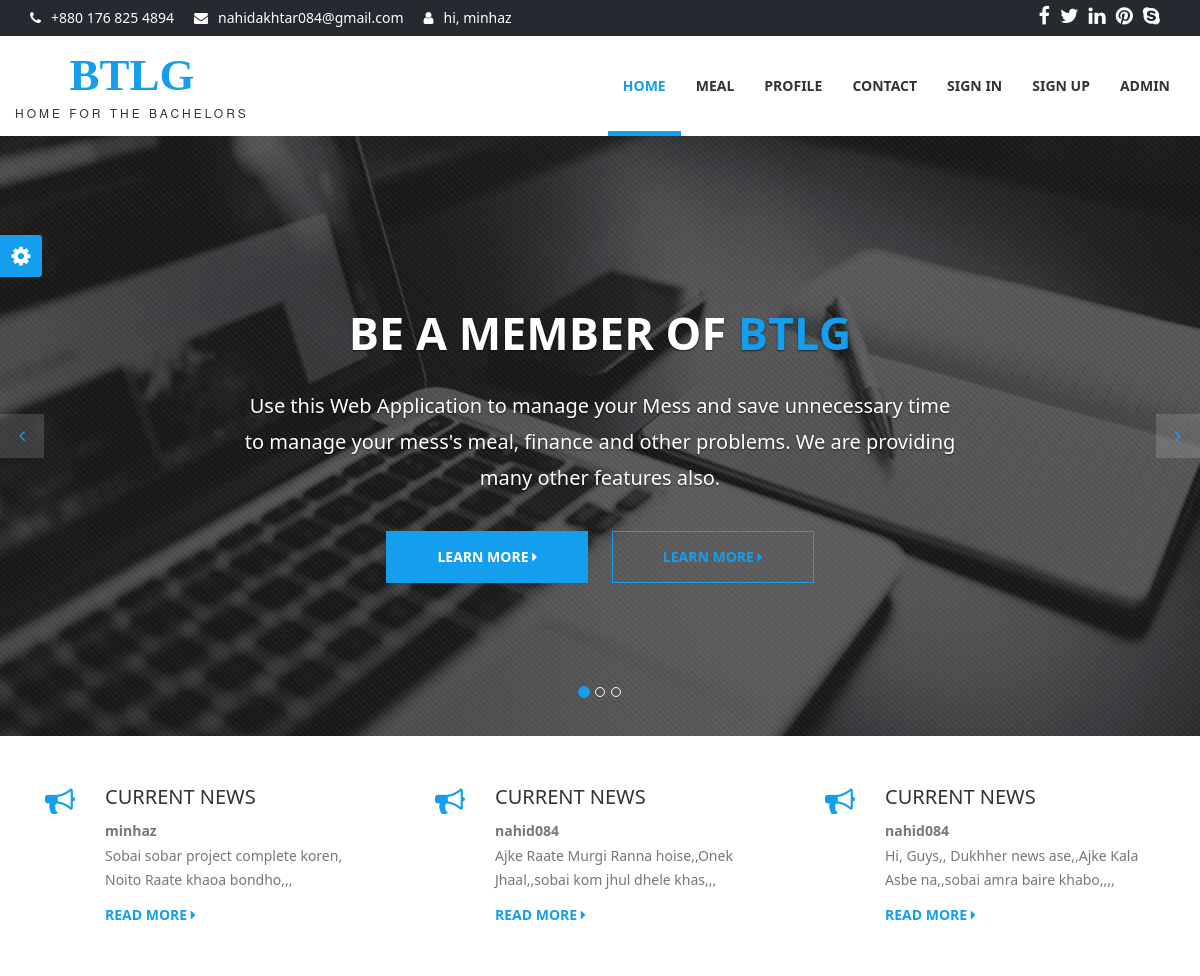
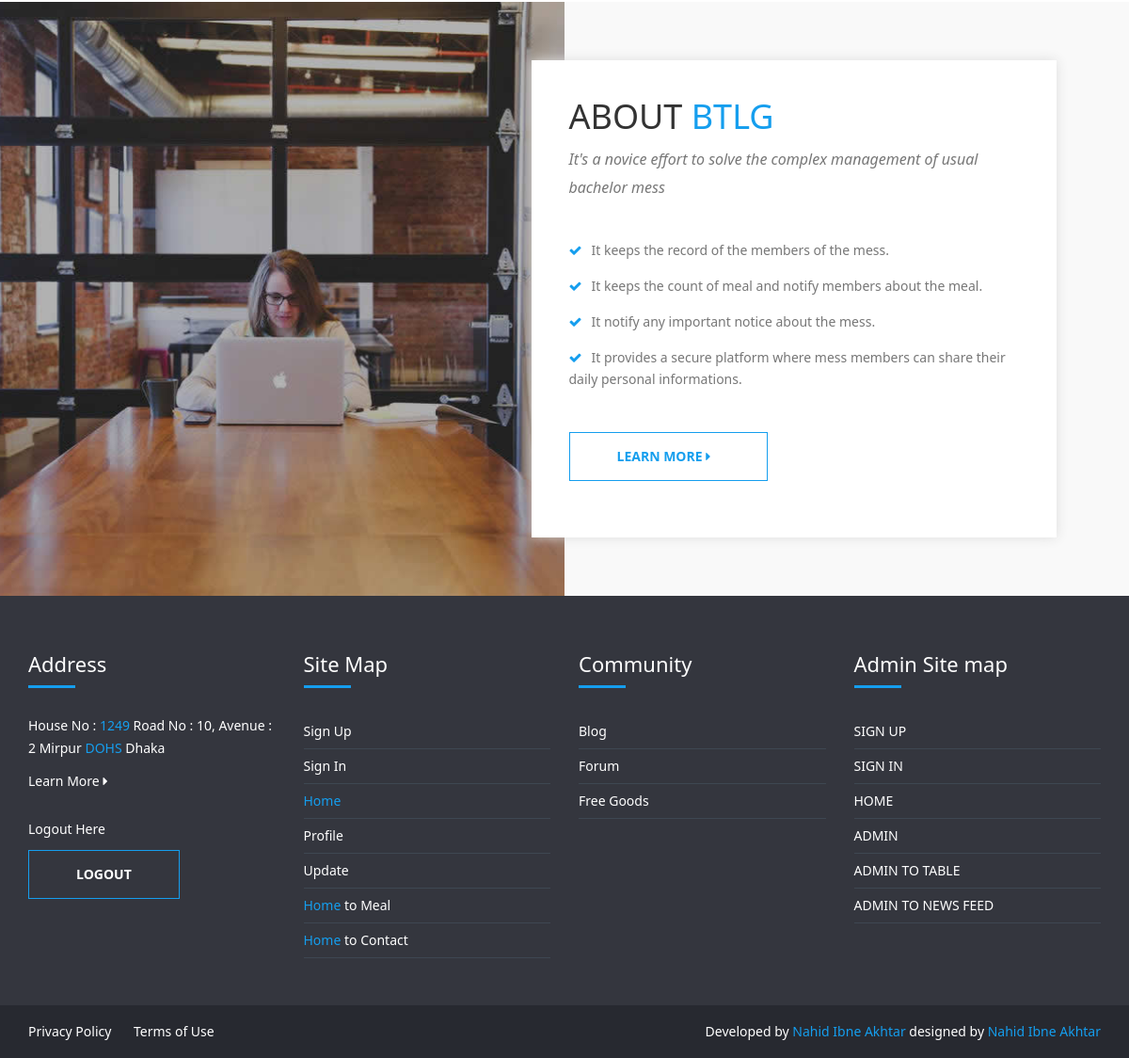
Page /index.php (signed in) on the committed database (2 pictures, top to bottom).
### tables this page shows
CREATE TABLE `currentnews` (
  `newsid` int(15) NOT NULL,
  `uid` int(11) NOT NULL,
  `news` varchar(1500) NOT NULL,
  `cdate` varchar(25) NOT NULL
);

CREATE TABLE `member` (
  `uid` int(11) NOT NULL,
  `username` varchar(50) NOT NULL,
  `firstname` varchar(50) NOT NULL,
  `lastname` varchar(50) NOT NULL,
  `email` varchar(100) NOT NULL,
  `phoneno` varchar(20) NOT NULL,
  `secondaryphoneno` varchar(20) NOT NULL,
  `birthdate` varchar(100) NOT NULL,
  `mphoto` longblob DEFAULT NULL,
  `address` varchar(300) NOT NULL,
  `password` varchar(100) NOT NULL,
  `memberstatus` int(3) NOT NULL
);

### index.php (the view, shortened to what this page needs)
<?php
include "lib/connection.php";
if(isset($_SESSION['username'])){
    $crntusr = $_SESSION['username'];
}else{
    $crntusr ="";
}
$queryid = "SELECT uid FROM member WHERE username = '$crntusr'";
$result1 = mysqli_query($conn,$queryid);
while($row = mysqli_fetch_array($result1)){
    $id = $row['uid'];}
    ?>
    <!DOCTYPE html>
    <html>
    <head>
        <link rel="stylesheet" href="https://cdnjs.cloudflare.com/ajax/libs/font-awesome/4.5.0/css/font-awesome.min.css">
        <link rel="stylesheet" href="scss/main.css">
        <link rel="stylesheet" href="scss/skin.css">
    </head>
    <body id="wrapper">
        <section id="top-header">
            <div class="container">
                <div class="row">
                    <div class="col-md-7 col-sm-7 col-xs-7 top-header-links">
                        <ul class="contact_links">
                            <li><i class="fa fa-phone"></i><a href="#">+880 176 825 4894</a></li>
                            <li><i class="fa fa-envelope"></i><a href="#">nahidakhtar084@gmail.com</a></li>
                            <li><i class="fa fa-user"></i><?php
                            if(isset($_SESSION['username'])){
                               echo "hi, ".$_SESSION['username'];
                           }?></li>
                       </ul>
                   </div>
                   <div class="col-md-5 col-sm-5 col-xs-5 social">
                    <ul class="social_links">
                        <li><a href="#"><i class="fa fa-facebook"></i></a></li>
                        <li><a href="#"><i class="fa fa-twitter"></i></a></li>
                        <li><a href="#"><i class="fa fa-linkedin"></i></a></li>
                        <li><a href="#"><i class="fa fa-pinterest"></i></a></li>
                        <li><a href="#"><i class="fa fa-skype"></i></a></li>
                    </ul>
                </div>
            </div>
        </div>
</section>
<header>
    <nav class="navbar navbar-inverse">
        <div class="container">
            <div class="row">
                <div class="navbar-header">
                    <a class="navbar-brand" href="#">
                        <h1>BTLG</h1><span>Home for the Bachelors</span></a>
                    </div>
                    <div id="navbar" class="collapse navbar-collapse navbar-right">
                        <ul class="nav navbar-nav">
                            <li class="active"><a href="#">Home</a></li>
                            <li><a href="meal.php?id=<?php
                            if($id != null){
                               echo $id;}else{
                                header('location: login.php');
                            }
                            ?>">Meal</a></li>
                        <li><a href="profile.php?username=<?php
                        if(isset($_SESSION['username'])){
                           echo $_SESSION['username'];}else{
                            echo "";
                        }
                           ?>">Profile</a></li>
                        <li><a href="contact.html">Contact</a></li>
                        <li><a href="login.php">Sign In</a></li>
                        <li><a href="registration.php">Sign Up</a></li>
                    <?php
                        $queryadmin = "SELECT memberstatus FROM member WHERE username = '$crntusr'";
                        $result1 = mysqli_query($conn,$queryadmin);
                        $ad =0;
                        while($row = mysqli_fetch_array($result1)){
                         $ad = $row['memberstatus'];}
                         if($ad == 2){
                          ?>
                          <li><a href="admin/admin.php?id=<?php echo $id?>">Admin</a></li>
                    <?php
                      }
                    ?>
                  </ul>
              </div>
          </div>
      </div>
  </nav>
</header>
<div id="myCarousel" class="carousel slide">
    <ol class="carousel-indicators">
        <li data-target="#myCarousel" data-slide-to="0" class="active"></li>
        <li data-target="#myCarousel" data-slide-to="1"></li>
        <li data-target="#myCarousel" data-slide-to="2"></li>
    </ol>
    <div class="carousel-inner">
        <div class="item active">
            <div class="fill" style="background-image:url('img/banner-slide-1.jpg');"></div>
            <div class="carousel-caption slide-up">
                <h1 class="banner_heading">BE A MEMBER OF<span> BTLG </span></h1>
                <p class="banner_txt">Use this Web Application to manage your Mess and save unnecessary time to manage your mess's meal, finance and other problems. We are providing many other features also.</p>
                <div class="slider_btn">
                    <button type="button" class="btn btn-default slide">Learn More <i class="fa fa-caret-right"></i></button>
                    <button type="button" class="btn btn-primary slide">Learn More <i class="fa fa-caret-right"></i></button>
                </div>
            </div>
        </div>
    </div>
    <a class="left carousel-control" href="#myCarousel" role="button" data-slide="prev"> <i class="fa fa-angle-left" aria-hidden="true"></i>
    </a>
    <a class="right carousel-control" href="#myCarousel" role="button" data-slide="next"> <i class="fa fa-angle-right" aria-hidden="true"></i>
    </a>
</div>
<?php
$queryadmin = "SELECT memberstatus FROM member WHERE username = '$crntusr'";
$result1 = mysqli_query($conn,$queryadmin);
$ad =0;
while($row = mysqli_fetch_array($result1)){
 $ad = $row['memberstatus'];}
 if($ad == 2 OR $ad == 1){
  ?>
  <section id="features">
    <div class="container">
        <div class="row">
            <?php
            $runquery = mysqli_query($conn,"SELECT * FROM currentnews ORDER BY newsid DESC LIMIT 3");
            while ($resshow = mysqli_fetch_assoc($runquery)) {
                ?>
                <div class="col-md-4 col-xs-12 block">
                    <div class="col-md-2 col-xs-2"><i class="fa fa-bullhorn feature_icon"></i></div>
                    <div class="col-md-10 col-xs-10">
                        <h4>Current News</h4>
                        <?php
                        $sid = $resshow['uid'];
                        $queryname = "SELECT username FROM member WHERE uid = '$sid'";
                        $result1 = mysqli_query($conn,$queryname);
                        while($row = mysqli_fetch_array($result1)){
                            echo "<b>".$row['username']."</b>";}
                            ?>
                            <p>
                                <?php echo $resshow['news'];?>
                            </p>
                            <a href="recnews.php?id=<?php echo $id?>" class="readmore">Read More <i class="fa fa-caret-right"></i></a>
                        </div>
                    </div>
                    <?php
                }
                ?>
            </div>
        </div>
    </section>
    <?php
}
?>
<section id="about">
    <div class="image-holder col-lg-6 col-md-6 col-sm-6 col-xs-12 pull-left">
        <div class="background-imgholder">
        </div>
    </div>
    <div class="container-fluid">
        <div class="col-md-7 col-md-offset-5 col-sm-8 col-sm-offset-2 col-xs-12 text-inner ">
            <div class="text-block">
                <div class="section-heading">
                    <h1>ABOUT <span>BTLG</span></h1>
                    <p class="subheading">It's a novice effort to solve the complex management of usual bachelor mess</p>
                </div>
                <ul class="aboutul">
                    <li> <i class="fa fa-check"></i>It keeps the record of the members of the mess.</li>
                    <li> <i class="fa fa-check"></i>It keeps the count of meal and notify members about the meal.</li>
                    <li> <i class="fa fa-check"></i>It notify any important notice about the mess.</li>
                    <li> <i class="fa fa-check"></i>It provides a secure platform where mess members can share their daily personal informations.</li>
                </ul>
                <button type="button" class="btn btn-primary slide">Learn More  <i class="fa fa-caret-right"></i> </button>
            </div>
        </div>
    </div>
</section>
<section id="footer">
    <div class="container">
        <div class="row">
            <div class="col-md-3 col-sm-3 col-xs-12 block">
                <div class="footer-block">
                    <h4>Address</h4>
                    <hr/>
                    <p>
                        House No : <span>1249</span>
                        Road No : 10, Avenue : 2
                        Mirpur<span> DOHS</span>
                        Dhaka
                    </p>
                    <a href="#" class="learnmore">Learn More <i class="fa fa-caret-right"></i></a>
                    <br>
                    <br>
                    <p>Logout Here</p>
                    <button class="btn btn-primary btn-large"><a href="index.php?logout='1'">Logout</a></button>
                </div>
            </div>
            <div class="col-md-3 col-sm-3 col-xs-12 block">
                <div class="footer-block">
                    <h4>Site Map</h4>
                    <hr/>
                    <ul class="footer-links">
                        <li><a href="#">Sign Up</a></li>
                        <li><a href="#">Sign In</a></li>
                        <li><a href="#"><span>Home</span></a></li>
                        <li><a href="#">Profile</a></li>
                        <li><a href="#">Update</a></li>
                        <li><a href="#"><span>Home </span>to Meal</a></li>
                        <li><a href="#"><span>Home </span>to Contact</a></li>
                    </ul>
                </div>
            </div>
            <div class="col-md-3 col-sm-3 col-xs-12 block">
                <div class="footer-block">
                    <h4>Community</h4>
                    <hr/>
                    <ul class="footer-links">
                        <li><a href="#">Blog</a></li>
                        <li><a href="#">Forum</a></li>
                        <li><a href="#">Free Goods</a></li>
                    </ul>
                </div>
            </div>
            <div class="col-md-3 col-sm-3 col-xs-12 <block></block>">
                <div class="footer-block">
                    <h4>Admin Site map</h4>
                    <hr/>
                    <ul class="footer-links">
                        <li>
                            <a href="#" class="post">Sign Up</a>
                        </li>
                        <li>
                            <a href="#" class="post">Sign In</a>
                        </li>
                        <li>
                            <a href="#" class="post">Home</a>
                        </li>
                        <li>
                            <a href="#" class="post">Admin</a>
                        </li>
                        <li>
                            <a href="#" class="post">Admin to table</a>
                        </li>
                        <li>
                            <a href="#" class="post">Admin to News Feed</a>
                        </li>
                    </ul>
                </div>
            </div>
        </div>
    </div>
</section>
<section id="bottom-footer">
    <div class="container">
        <div class="row">
            <div class="col-md-6 col-sm-6 col-xs-12 btm-footer-links">
                <a href="#">Privacy Policy</a>
                <a href="#">Terms of Use</a>
            </div>
            <div class="col-md-6 col-sm-6 col-xs-12 copyright">
                Developed by <a href="#">Nahid Ibne Akhtar</a> designed by <a href="#">Nahid Ibne Akhtar</a>
            </div>
        </div>
    </div>
</section>
<div id="panel">
    <a class="open" href="#"><span><i class="fa fa-gear fa-spin"></i></span></a>
</div>
</html>

### rows in the picture
currentnews: news "Sobai sobar project complete koren, Noito Raate khaoa bondho,,,"
member: username "minhaz"
currentnews: news "Ajke Raate Murgi Ranna hoise,,Onek Jhaal,,sobai kom jhul dhele khas,,,"
member: username "nahid084"
currentnews: news "Hi, Guys,, Dukhher news ase,,Ajke Kala Asbe na,,sobai amra baire khabo,,,,"

### other values in the picture
$_SESSION['username'] "minhaz"
